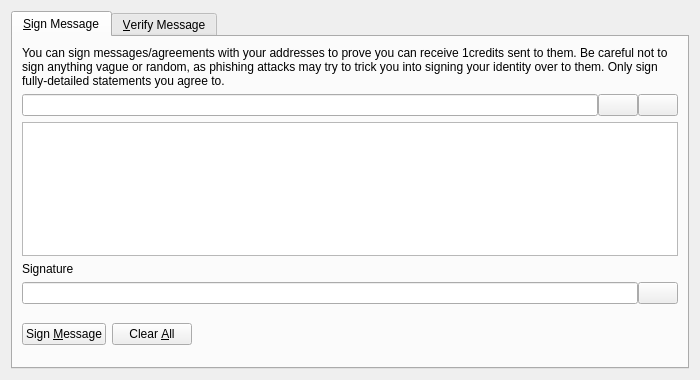
<?xml version="1.0" encoding="UTF-8"?>
<ui version="4.0">
 <class>SignVerifyMessageDialog</class>
 <widget class="QDialog" name="SignVerifyMessageDialog">
  <property name="geometry">
   <rect>
    <x>0</x>
    <y>0</y>
    <width>700</width>
    <height>380</height>
   </rect>
  </property>
  <property name="windowTitle">
   <string>Signatures - Sign / Verify a Message</string>
  </property>
  <property name="modal">
   <bool>true</bool>
  </property>
  <layout class="QVBoxLayout" name="verticalLayout">
   <item>
    <widget class="QTabWidget" name="tabWidget">
     <property name="currentIndex">
      <number>0</number>
     </property>
     <widget class="QWidget" name="tabSignMessage">
      <attribute name="title">
       <string>&amp;Sign Message</string>
      </attribute>
      <layout class="QVBoxLayout" name="verticalLayout_SM">
       <item>
        <widget class="QLabel" name="infoLabel_SM">
         <property name="text">
          <string>You can sign messages/agreements with your addresses to prove you can receive 1credits sent to them. Be careful not to sign anything vague or random, as phishing attacks may try to trick you into signing your identity over to them. Only sign fully-detailed statements you agree to.</string>
         </property>
         <property name="textFormat">
          <enum>Qt::PlainText</enum>
         </property>
         <property name="wordWrap">
          <bool>true</bool>
         </property>
        </widget>
       </item>
       <item>
        <layout class="QHBoxLayout" name="horizontalLayout_1_SM">
         <property name="spacing">
          <number>0</number>
         </property>
         <item>
          <widget class="QValidatedLineEdit" name="addressIn_SM">
           <property name="toolTip">
            <string>The 1Credit address to sign the message with</string>
           </property>
          </widget>
         </item>
         <item>
          <widget class="QPushButton" name="addressBookButton_SM">
           <property name="toolTip">
            <string>Choose previously used address</string>
           </property>
           <property name="text">
            <string/>
           </property>
           <property name="icon">
            <iconset resource="../bitcoin.qrc">
             <normaloff>:/icons/address-book</normaloff>:/icons/address-book</iconset>
           </property>
           <property name="shortcut">
            <string>Alt+A</string>
           </property>
           <property name="autoDefault">
            <bool>false</bool>
           </property>
          </widget>
         </item>
         <item>
          <widget class="QPushButton" name="pasteButton_SM">
           <property name="toolTip">
            <string>Paste address from clipboard</string>
           </property>
           <property name="text">
            <string/>
           </property>
           <property name="icon">
            <iconset resource="../bitcoin.qrc">
             <normaloff>:/icons/editpaste</normaloff>:/icons/editpaste</iconset>
           </property>
           <property name="shortcut">
            <string>Alt+P</string>
           </property>
           <property name="autoDefault">
            <bool>false</bool>
           </property>
          </widget>
         </item>
        </layout>
       </item>
       <item>
        <widget class="QPlainTextEdit" name="messageIn_SM">
         <property name="toolTip">
          <string>Enter the message you want to sign here</string>
         </property>
        </widget>
       </item>
       <item>
        <widget class="QLabel" name="signatureLabel_SM">
         <property name="text">
          <string>Signature</string>
         </property>
         <property name="textFormat">
          <enum>Qt::PlainText</enum>
         </property>
        </widget>
       </item>
       <item>
        <layout class="QHBoxLayout" name="horizontalLayout_2_SM">
         <property name="spacing">
          <number>0</number>
         </property>
         <item>
          <widget class="QLineEdit" name="signatureOut_SM">
           <property name="font">
            <font>
             <italic>true</italic>
            </font>
           </property>
           <property name="readOnly">
            <bool>true</bool>
           </property>
          </widget>
         </item>
         <item>
          <widget class="QPushButton" name="copySignatureButton_SM">
           <property name="toolTip">
            <string>Copy the current signature to the system clipboard</string>
           </property>
           <property name="text">
            <string/>
           </property>
           <property name="icon">
            <iconset resource="../bitcoin.qrc">
             <normaloff>:/icons/editcopy</normaloff>:/icons/editcopy</iconset>
           </property>
           <property name="autoDefault">
            <bool>false</bool>
           </property>
          </widget>
         </item>
        </layout>
       </item>
       <item>
        <layout class="QHBoxLayout" name="horizontalLayout_3_SM">
         <item>
          <widget class="QPushButton" name="signMessageButton_SM">
           <property name="toolTip">
            <string>Sign the message to prove you own this 1Credit address</string>
           </property>
           <property name="text">
            <string>Sign &amp;Message</string>
           </property>
           <property name="icon">
            <iconset resource="../bitcoin.qrc">
             <normaloff>:/icons/edit</normaloff>:/icons/edit</iconset>
           </property>
           <property name="autoDefault">
            <bool>false</bool>
           </property>
          </widget>
         </item>
         <item>
          <widget class="QPushButton" name="clearButton_SM">
           <property name="toolTip">
            <string>Reset all sign message fields</string>
           </property>
           <property name="text">
            <string>Clear &amp;All</string>
           </property>
           <property name="icon">
            <iconset resource="../bitcoin.qrc">
             <normaloff>:/icons/remove</normaloff>:/icons/remove</iconset>
           </property>
           <property name="autoDefault">
            <bool>false</bool>
           </property>
          </widget>
         </item>
         <item>
          <spacer name="horizontalSpacer_1_SM">
           <property name="orientation">
            <enum>Qt::Horizontal</enum>
           </property>
           <property name="sizeHint" stdset="0">
            <size>
             <width>40</width>
             <height>48</height>
            </size>
           </property>
          </spacer>
         </item>
         <item>
          <widget class="QLabel" name="statusLabel_SM">
           <property name="font">
            <font>
             <weight>75</weight>
             <bold>true</bold>
            </font>
           </property>
           <property name="text">
            <string/>
           </property>
           <property name="wordWrap">
            <bool>true</bool>
           </property>
          </widget>
         </item>
         <item>
          <spacer name="horizontalSpacer_2_SM">
           <property name="orientation">
            <enum>Qt::Horizontal</enum>
           </property>
           <property name="sizeHint" stdset="0">
            <size>
             <width>40</width>
             <height>48</height>
            </size>
           </property>
          </spacer>
         </item>
        </layout>
       </item>
      </layout>
     </widget>
     <widget class="QWidget" name="tabVerifyMessage">
      <attribute name="title">
       <string>&amp;Verify Message</string>
      </attribute>
      <layout class="QVBoxLayout" name="verticalLayout_VM">
       <item>
        <widget class="QLabel" name="infoLabel_VM">
         <property name="text">
          <string>Enter the receiver's address, message (ensure you copy line breaks, spaces, tabs, etc. exactly) and signature below to verify the message. Be careful not to read more into the signature than what is in the signed message itself, to avoid being tricked by a man-in-the-middle attack. Note that this only proves the signing party receives with the address, it cannot prove sendership of any transaction!</string>
         </property>
         <property name="textFormat">
          <enum>Qt::PlainText</enum>
         </property>
         <property name="alignment">
          <set>Qt::AlignLeading|Qt::AlignLeft|Qt::AlignTop</set>
         </property>
         <property name="wordWrap">
          <bool>true</bool>
         </property>
        </widget>
       </item>
       <item>
        <layout class="QHBoxLayout" name="horizontalLayout_1_VM">
         <property name="spacing">
          <number>0</number>
         </property>
         <item>
          <widget class="QValidatedLineEdit" name="addressIn_VM">
           <property name="toolTip">
            <string>The 1Credit address the message was signed with</string>
           </property>
          </widget>
         </item>
         <item>
          <widget class="QPushButton" name="addressBookButton_VM">
           <property name="toolTip">
            <string>Choose previously used address</string>
           </property>
           <property name="text">
            <string/>
           </property>
           <property name="icon">
            <iconset resource="../bitcoin.qrc">
             <normaloff>:/icons/address-book</normaloff>:/icons/address-book</iconset>
           </property>
           <property name="shortcut">
            <string>Alt+A</string>
           </property>
           <property name="autoDefault">
            <bool>false</bool>
           </property>
          </widget>
         </item>
        </layout>
       </item>
       <item>
        <widget class="QPlainTextEdit" name="messageIn_VM"/>
       </item>
       <item>
        <widget class="QValidatedLineEdit" name="signatureIn_VM"/>
       </item>
       <item>
        <layout class="QHBoxLayout" name="horizontalLayout_2_VM">
         <item>
          <widget class="QPushButton" name="verifyMessageButton_VM">
           <property name="toolTip">
            <string>Verify the message to ensure it was signed with the specified 1Credit address</string>
           </property>
           <property name="text">
            <string>Verify &amp;Message</string>
           </property>
           <property name="icon">
            <iconset resource="../bitcoin.qrc">
             <normaloff>:/icons/transaction_0</normaloff>:/icons/transaction_0</iconset>
           </property>
           <property name="autoDefault">
            <bool>false</bool>
           </property>
          </widget>
         </item>
         <item>
          <widget class="QPushButton" name="clearButton_VM">
           <property name="toolTip">
            <string>Reset all verify message fields</string>
           </property>
           <property name="text">
            <string>Clear &amp;All</string>
           </property>
           <property name="icon">
            <iconset resource="../bitcoin.qrc">
             <normaloff>:/icons/remove</normaloff>:/icons/remove</iconset>
           </property>
           <property name="autoDefault">
            <bool>false</bool>
           </property>
          </widget>
         </item>
         <item>
          <spacer name="horizontalSpacer_1_VM">
           <property name="orientation">
            <enum>Qt::Horizontal</enum>
           </property>
           <property name="sizeHint" stdset="0">
            <size>
             <width>40</width>
             <height>48</height>
            </size>
           </property>
          </spacer>
         </item>
         <item>
          <widget class="QLabel" name="statusLabel_VM">
           <property name="font">
            <font>
             <weight>75</weight>
             <bold>true</bold>
            </font>
           </property>
           <property name="text">
            <string/>
           </property>
           <property name="wordWrap">
            <bool>true</bool>
           </property>
          </widget>
         </item>
         <item>
          <spacer name="horizontalSpacer_2_VM">
           <property name="orientation">
            <enum>Qt::Horizontal</enum>
           </property>
           <property name="sizeHint" stdset="0">
            <size>
             <width>40</width>
             <height>48</height>
            </size>
           </property>
          </spacer>
         </item>
        </layout>
       </item>
      </layout>
     </widget>
    </widget>
   </item>
  </layout>
 </widget>
 <customwidgets>
  <customwidget>
   <class>QValidatedLineEdit</class>
   <extends>QLineEdit</extends>
   <header>qvalidatedlineedit.h</header>
  </customwidget>
 </customwidgets>
 <resources>
  <include location="../bitcoin.qrc"/>
 </resources>
 <connections/>
</ui>
